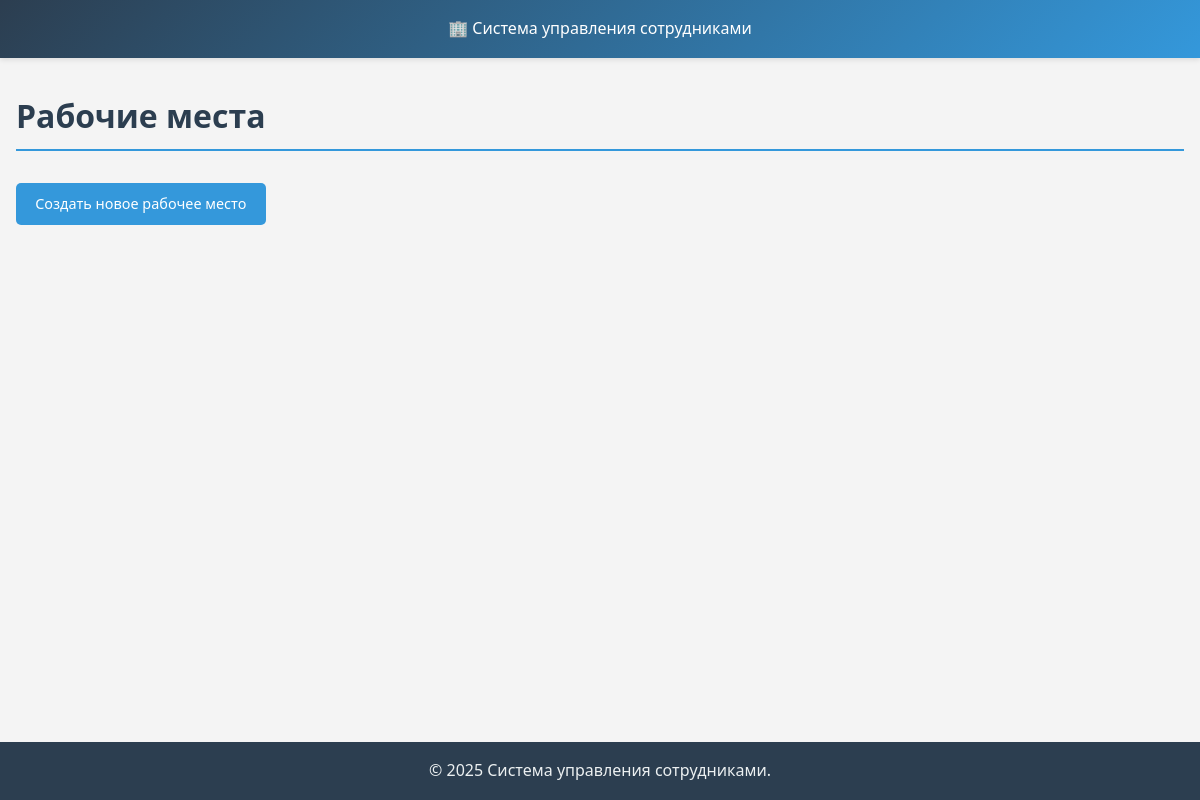
The page /workplaces/ on the database as committed earlier.
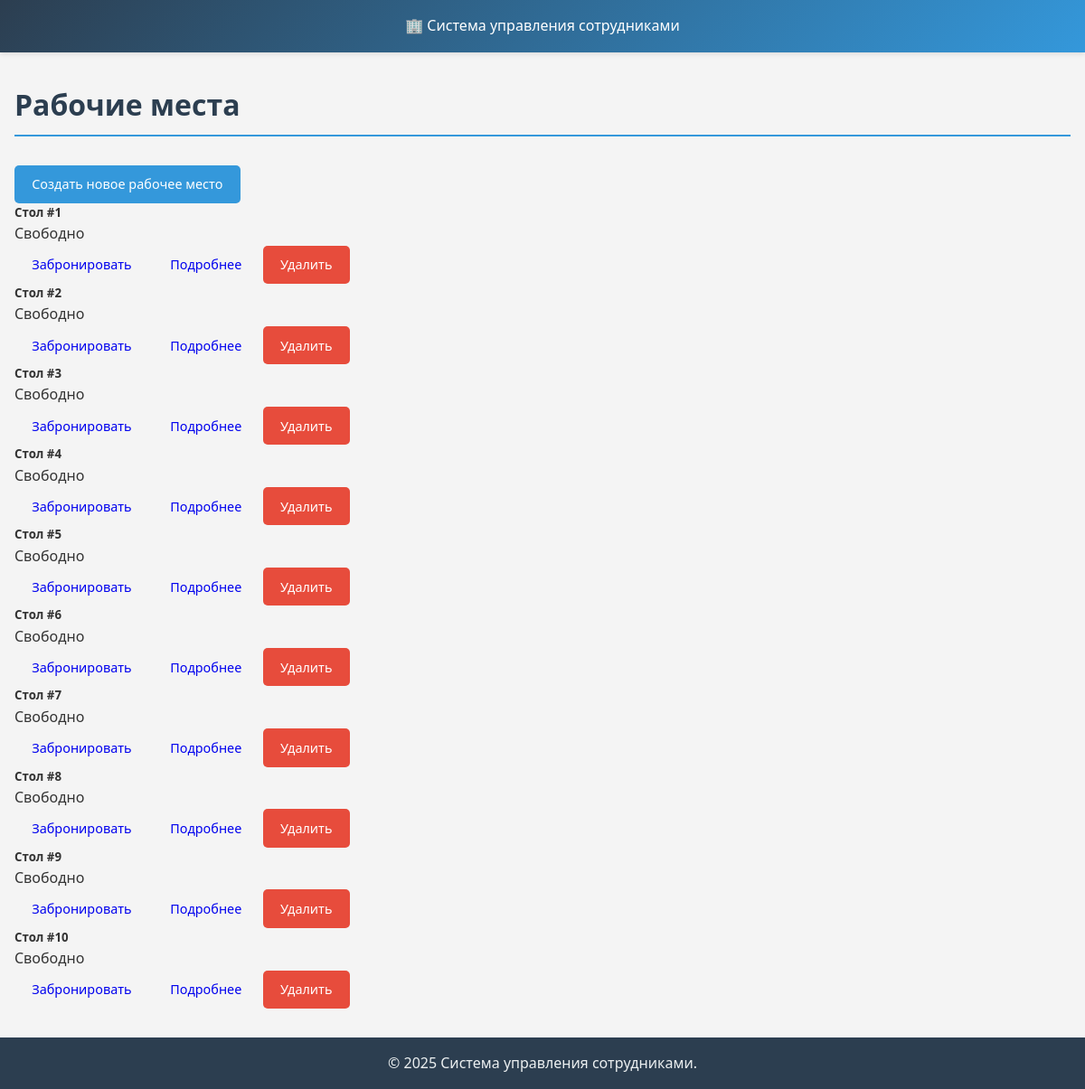
The same page on the database as committed later.
### workplaces/models.py (models this page shows, shortened)
class Workplace(models.Model):
    desk_number = models.CharField(
        max_length=10, unique=True, verbose_name="Номер стола"
    )
    employee = models.OneToOneField(
        Employee,
        on_delete=models.SET_NULL,
        null=True,
        blank=True,
        related_name="workplace",  # Добавляем related_name
        verbose_name="Сотрудник",
    )
    additional_info = models.TextField(
        blank=True, verbose_name="Дополнительная информация"
    )
    class Meta:
        verbose_name = "Рабочее место"
        verbose_name_plural = "Рабочие места"

### workplaces/views.py (the view)
# urls.py: path('', views.WorkplaceListViews.as_view(), name='workplace-list'),
class WorkplaceListViews(ListView):
    model = Workplace
    template_name = "workplaces/booking.html"
    context_object_name = "workplaces"
    def get_queryset(self):
        return Workplace.objects.select_related('employee').all()
    def get_context_data(self, **kwargs):
        context = super().get_context_data(**kwargs)
        context['available_employees'] = Employee.objects.filter(
            workplace__isnull=True
        ).prefetch_related('skills')
        return context

### templates/workplaces/booking.html (shortened to what this page needs)
{% extends 'base.html' %}
{% load static %}
{% block content %}
<div class="container">
    <h1>Рабочие места</h1>
    <a href="{% url 'workplaces:workplace-create' %}" class="btn btn-primary mb-3">
        Создать новое рабочее место
    </a>
    <div class="row">
        {% for workplace in workplaces %}
        <div class="col-md-4 mb-4">
            <div class="card">
                <div class="card-body">
                    <h5 class="card-title">Стол #{{ workplace.desk_number }}</h5>
                    {% if workplace.employee %}
                    <p class="card-text">
                        <strong>Сотрудник:</strong> {{ workplace.employee }}<br>
                        <strong>Навыки:</strong> {{ workplace.employee.get_skills_display }}<br>
                        <strong>Email:</strong> {{ workplace.employee.email }}
                    </p>
                    <a href="{% url 'workplaces:workplace-release' workplace.pk %}"
                       class="btn btn-warning btn-sm">Освободить</a>
                    {% else %}
                    <p class="card-text text-muted">Свободно</p>
                    <a href="{% url 'workplaces:workplace-book' workplace.pk %}"
                       class="btn btn-success btn-sm">Забронировать</a>
                    {% endif %}
                    <a href="{% url 'workplaces:workplace-detail' workplace.pk %}"
                       class="btn btn-info btn-sm">Подробнее</a>
                    <a href="{% url 'workplaces:workplace-delete' workplace.pk %}"
                       class="btn btn-danger btn-sm">Удалить</a>
                </div>
            </div>
        </div>
        {% endfor %}
    </div>
</div>
{% endblock %}

### templates/base.html (shortened to what this page needs)
<!DOCTYPE html>
<html lang="ru">
    <head>
        {% load static %}
        <link rel="stylesheet" href="{% static 'css/base.css' %}">
    </head>
    <body>
        <header>
            <p>🏢 Система управления сотрудниками</p>
        </header>
        <main>
            {% block content %}{% endblock %}
        </main>
        <footer>
            <p>© 2025 Система управления сотрудниками.</p>
        </footer>
    </body>
</html>

### static_dev/css/base.css (style rules this page uses)
* { margin: 0; padding: 0; box-sizing: border-box; }
body { font-family: 'Segoe UI', Tahoma, Geneva, Verdana, sans-serif; line-height: 1.6; color: #333; background-color: #f4f4f4; min-height: 100vh; display: flex; flex-direction: column; }
header { background: linear-gradient(135deg, #2c3e50, #3498db); color: white; padding: 1rem 2rem; text-align: center; box-shadow: 0 2px 5px rgba(0, 0, 0, 0.1); }
main { flex: 1; width: 100%; max-width: 1200px; margin: 0 auto; padding: 2rem 1rem; }
footer { background: #2c3e50; color: #ecf0f1; text-align: center; padding: 1rem; margin-top: auto; }
.btn { display: inline-block; padding: 0.6rem 1.2rem; border: none; border-radius: 5px; text-decoration: none; font-size: 0.9rem; cursor: pointer; transition: all 0.3s ease; text-align: center; }
.btn-primary { background-color: #3498db; color: white; }
.btn-danger { background-color: #e74c3c; color: white; }
h1, h2, h3 { margin-bottom: 1rem; color: #2c3e50; }
h1 { border-bottom: 2px solid #3498db; padding-bottom: 0.5rem; margin-bottom: 2rem; }

Rows that differ between the two databases and show on the page:
added Workplace: desk_number "1", shows "Свободно"
added Workplace: desk_number "2", shows "Свободно"
added Workplace: desk_number "3", shows "Свободно"
added Workplace: desk_number "4", shows "Свободно"
added Workplace: desk_number "5", shows "Свободно"
added Workplace: desk_number "6", shows "Свободно"
added Workplace: desk_number "7", shows "Свободно"
added Workplace: desk_number "8", shows "Свободно"
added Workplace: desk_number "9", shows "Свободно"
added Workplace: desk_number "10", shows "Свободно"
